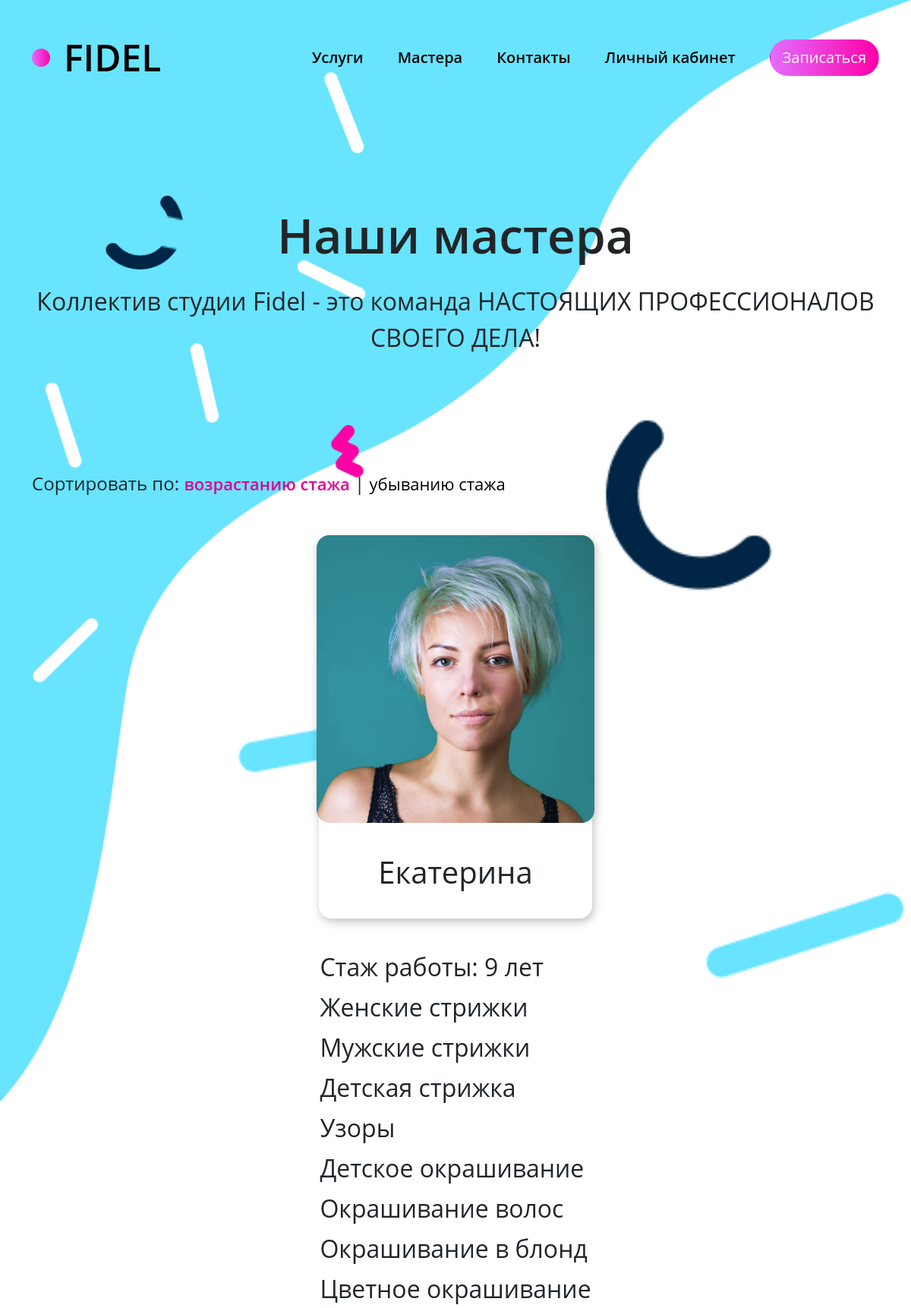
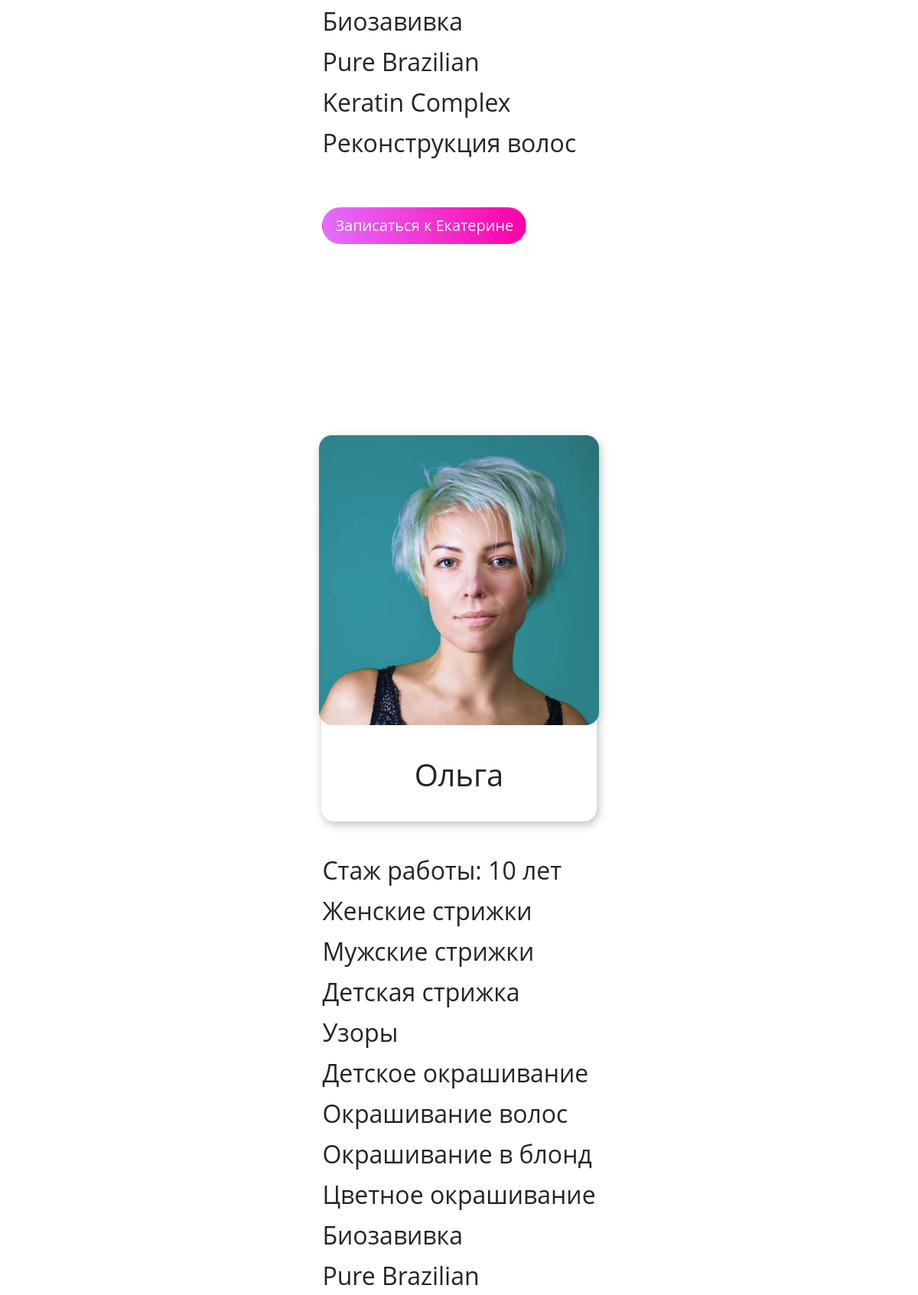
The page /masters/?page=3&sort=asc (upper part) on the database its author committed (2 pictures, top to bottom).
### app/models.py (models this page shows, shortened)
class Master(models.Model):
    name = models.CharField(max_length=100)
    image_path = models.CharField(max_length=200)
    services = models.TextField()
    experience_years = models.PositiveIntegerField()
    def get_services_list(self):
        return self.services.split('\n')
    def get_experience_display(self):
        years = self.experience_years
        if 11 <= years % 100 <= 19:
            return f"{years} лет"
        elif years % 10 == 1:
            return f"{years} год"
        elif 2 <= years % 10 <= 4:
            return f"{years} года"
        else:
            return f"{years} лет"
    def get_name_with_ending(self):
        if self.name.endswith('а') or self.name.endswith('я'):
            return f"{self.name[:-1]}е"
        elif self.name.endswith('ий'):
            return f"{self.name[:-2]}ию"
        else:
            return f"{self.name}у"

### app/views.py (the view)
# urls.py: path("masters/", views.masters, name="masters"),
def masters(request):
    masters = Master.objects.all()
    sort_order = request.GET.get('sort', 'asc')
    if sort_order == 'desc':
        masters = Master.objects.all().order_by('-experience_years')
    else:
        masters = Master.objects.all().order_by('experience_years')
    paginator = Paginator(masters, 4)
    page = request.GET.get('page')
    try:
        masters = paginator.page(page)
    except PageNotAnInteger:
        masters = paginator.page(1)
    except EmptyPage:
        masters = paginator.page(paginator.num_pages)
    return render(request, "masters.html", {'masters': masters, 'sort_order': sort_order})

### app/templates/masters.html (shortened to what this page needs)
{% extends "base.html" %}
{% block content %}
{% load static %}
<div class="section container">
    <div class="page-title">
        <h1 class="title-primary">Наши мастера</h1>
        <p class="secondary-subtext">Коллектив cтудии Fidel - это команда НАСТОЯЩИХ ПРОФЕССИОНАЛОВ СВОЕГО ДЕЛА!</p>
    </div>
    <div class="sort-block">
        <span>Сортировать по: </span>
        <a href="?sort=asc" class="{% if sort_order == 'asc' %}active-link{% endif %} sort-link">возрастанию стажа</a> |
        <a href="?sort=desc" class="{% if sort_order == 'desc' %}active-link{% endif %} sort-link">убыванию стажа</a>
    </div>
    <div class="masters-list">
        {% for master in masters %}
            <div class="master-block col-12">
                <div class="master-card">
                    <img class="master-image" src="{% static 'img/' %}{{ master.image_path }}">
                    <span class="master-name">{{ master.name }}</span>
                </div>
                <div class="sideblock">
                    <div class="services-list">
                        <p>Стаж работы: {{ master.get_experience_display }}</p>
                        {% for service in master.get_services_list %}
                            <p>{{ service }}</p>
                        {% endfor %}
                    </div>
                    <a class="btn btn-lg" href="/#form-block">Записаться к {{ master.get_name_with_ending }}</a>
                </div>
            </div>
        {% endfor %}
    </div>
</div>
{% endblock content %}

### app/static/css/style.css (style rules this page uses)
* { font-family: 'Open Sans', sans-serif; }
a { text-decoration: none !important; color: black !important; }
.btn { background: linear-gradient(90deg, #E26EFF, #FF00A7); color: white !important; border-radius: 40px !important; }
.services-list { padding: 0; font-size: 32px; width: 545px; display: flex; flex-direction: column; gap: 40px; margin-bottom: 60px; }
h1.title-primary { font-weight: 600; margin-bottom: 55px; }
.master-card { display: flex; width: 360px; height: 505px; background-color: white; border-radius: 17px; filter: drop-shadow(2px 4px 6px rgba(0, 0, 0, 0.25)); flex-direction: column; align-items: center; margin: 0 100px; }
.masters-list { display: flex; flex-wrap: wrap; gap: 250px; }
.master-name { margin-top: 35px; font-size: 40px; }
.master-image { border-radius: 17px; }
.master-block { display: flex; }
.services-list { display: flex; flex-direction: column; flex-wrap: wrap; width: auto; height: 400px; row-gap: 5px; }
.services-list p { margin: 0; }
.page-title { width: 1030px; margin: 0 auto; margin-bottom: 150px; }
.page-title p, .page-title h1 { text-align: center; }
.page-title h1 { font-size: 64px; margin-bottom: 24px; }
.page-title p { font-size: 32px; }
a.active-link { font-weight: 600; color: #DF0092 !important; }
.sort-block { margin-bottom: 50px; font-size: 24px; }
.sort-link { font-size: 22px; }
@media screen and (max-width: 1440px) { .master-block { display: flex; flex-direction: column; align-items: center; gap: 40px; } }
@media screen and (max-width: 1440px) { .services-list { height: auto; } }
@media screen and (max-width: 1440px) { .page-title { width: auto; } }

### rows shown on the page
Master: image_path (picture), name "Екатерина", experience "9 лет", get_services_list "Женские стрижки" "Мужские стрижки" "Детская стрижка" "Узоры" "Детское окрашивание" "Окрашивание волос" "Окрашивание в блонд" "Цветное окрашивание" "Биозавивка" "Pure Brazilian" "Keratin Complex" "Реконструкция волос", get_name_with_ending "Екатерине"
Master: image_path (picture), name "Ольга", experience "10 лет", get_services_list "Женские стрижки" "Мужские стрижки" "Детская стрижка" "Узоры" "Детское окрашивание" "Окрашивание волос" "Окрашивание в блонд" "Цветное окрашивание" "Биозавивка" "Pure Brazilian"
